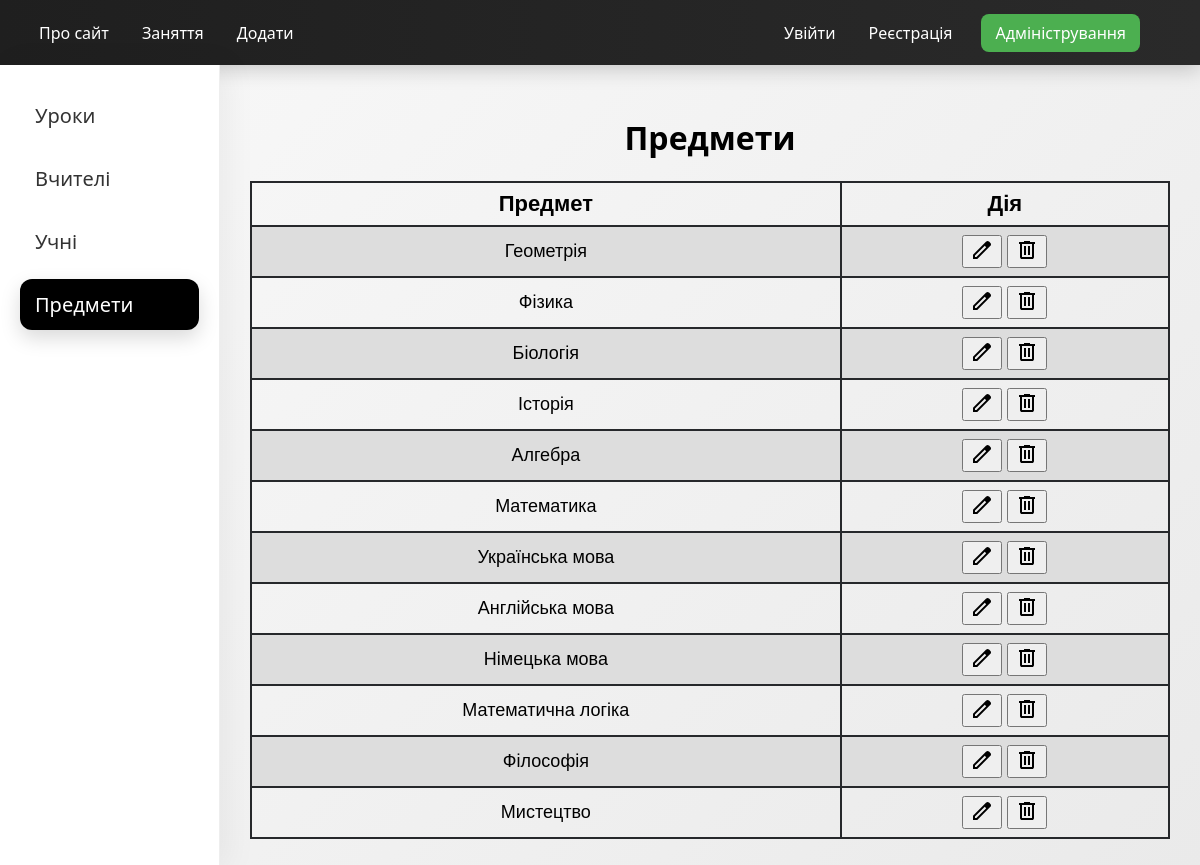
/subjects/, run on the app's committed database.
### lessons/models.py (models this page shows, shortened)
class Subjects(models.Model):
    name = models.CharField(max_length=100, verbose_name='Предмет')
    class Meta:
        verbose_name = 'Предмет'
        verbose_name_plural = 'Предмет'

### lessons/views.py (the view)
# urls.py: path('subjects/', views.web_subjects, name='subjects'),
def web_subjects(request):
    subjects = Subjects.objects.all()
    context = {'subjects': subjects, 'menu': menu, 'sidebar': sidebar}
    return render(request, 'lessons/subjects.html', context)

### templates/lessons/subjects.html (shortened to what this page needs)
{% extends 'lessons/index.html' %}
{% block page %}
<h1>
Предмети
</h1>
<table>
    <tr>
        <th>Предмет</th>
        <th>Дія</th>
    </tr>
    {% for subject in subjects %}
    <tr>
        <td>{{subject.name}}</td>
        <td>
            <button>
         <a href="{% url 'lessons:edit_subject' subject.id %}">
         </a>
            </button>
    <form action="{% url 'lessons:delete_subject' subject.id %}"
          method="post"
          style="display:inline;">
        <button type="submit"
                onclick="return confirm('Точно видалити?');">
            <svg xmlns="http://www.w3.org/2000/svg" height="24px" viewBox="0 -960 960 960" width="24px" fill="#000000"><path d="M280-120q-33 0-56.5-23.5T200-200v-520h-40v-80h200v-40h240v40h200v80h-40v520q0 33-23.5 56.5T680-120H280Zm400-600H280v520h400v-520ZM360-280h80v-360h-80v360Zm160 0h80v-360h-80v360ZM280-720v520-520Z"/></svg>
        </button>
    </form>
    </td>
    </tr>
    {% endfor %}
</table>
{% endblock page %}

### static/lessons/styles/index_style.css (style rules this page uses)
body { margin: 0; font-family: Arial, sans-serif; }
.content h1 { text-align: center; }
.content table { font-family: arial, sans-serif; border-collapse: collapse; width: 100%; }
.content td, th { border: 2px solid #26282B; text-align: center; padding: 8px; font-size: 18px; }
.content th { font-size: 22px; }
.content tr:nth-child(even) { background-color: #ddd; }
form { margin-top: 30px; }
* { box-sizing: border-box; }
body { margin: 0; font-family: 'Segoe UI', sans-serif; background: linear-gradient(135deg, #f9f9f9, #eaeaea); }

### data on the page
Subjects: name "Геометрія"
Subjects: name "Фізика"
Subjects: name "Біологія"
Subjects: name "Історія"
Subjects: name "Алгебра"
Subjects: name "Математика"
Subjects: name "Українська мова"
Subjects: name "Англійська мова"
Subjects: name "Німецька мова"
Subjects: name "Математична логіка"
Subjects: name "Філософія"
Subjects: name "Мистецтво"

### other printed values
{{ m.title }} "Про сайт" "Заняття" "Додати"
{{ s.title }} "Уроки" "Вчителі" "Учні" "Предмети"
